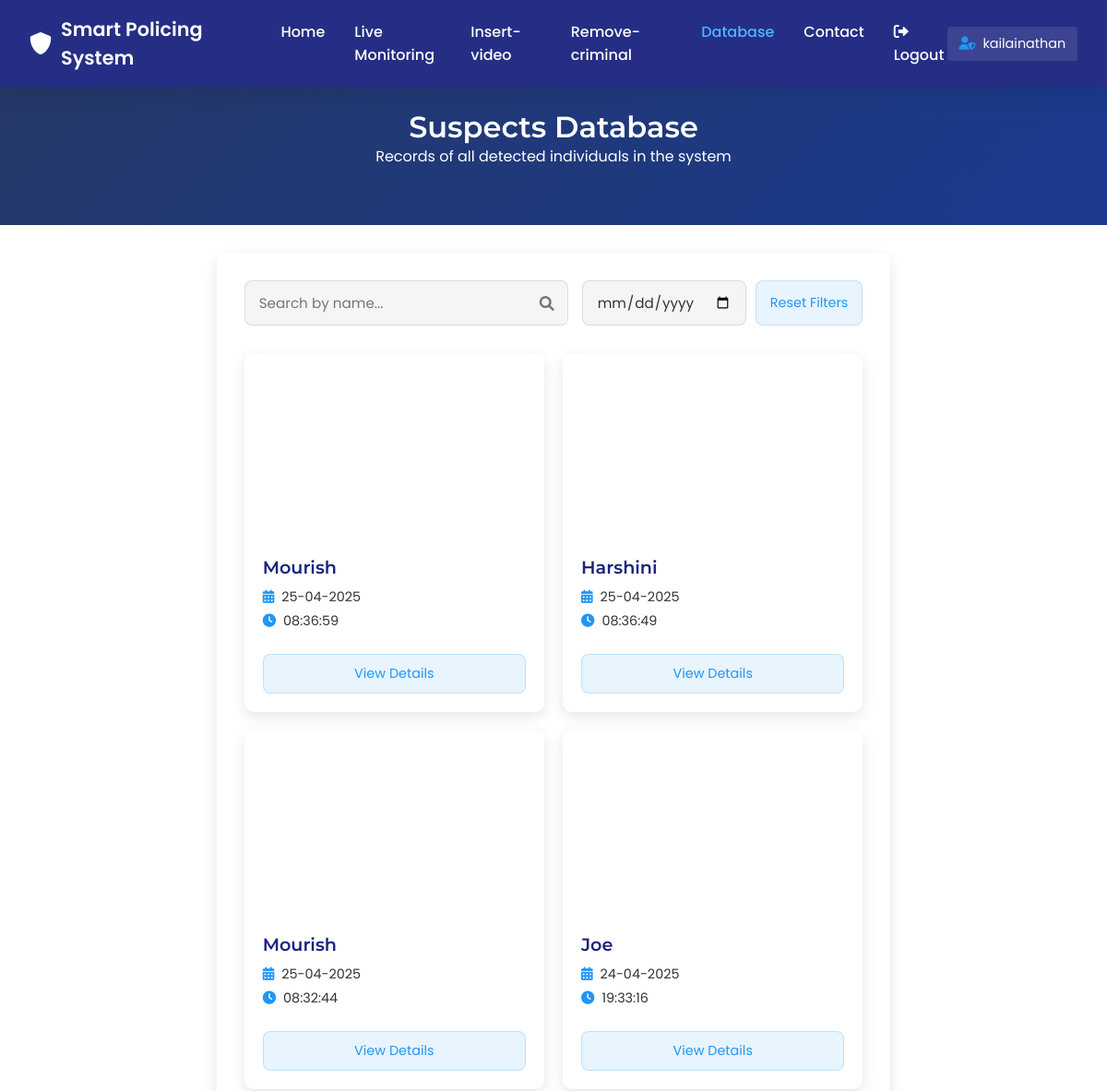
The page /suspects (signed in, upper part) on the database as committed earlier.
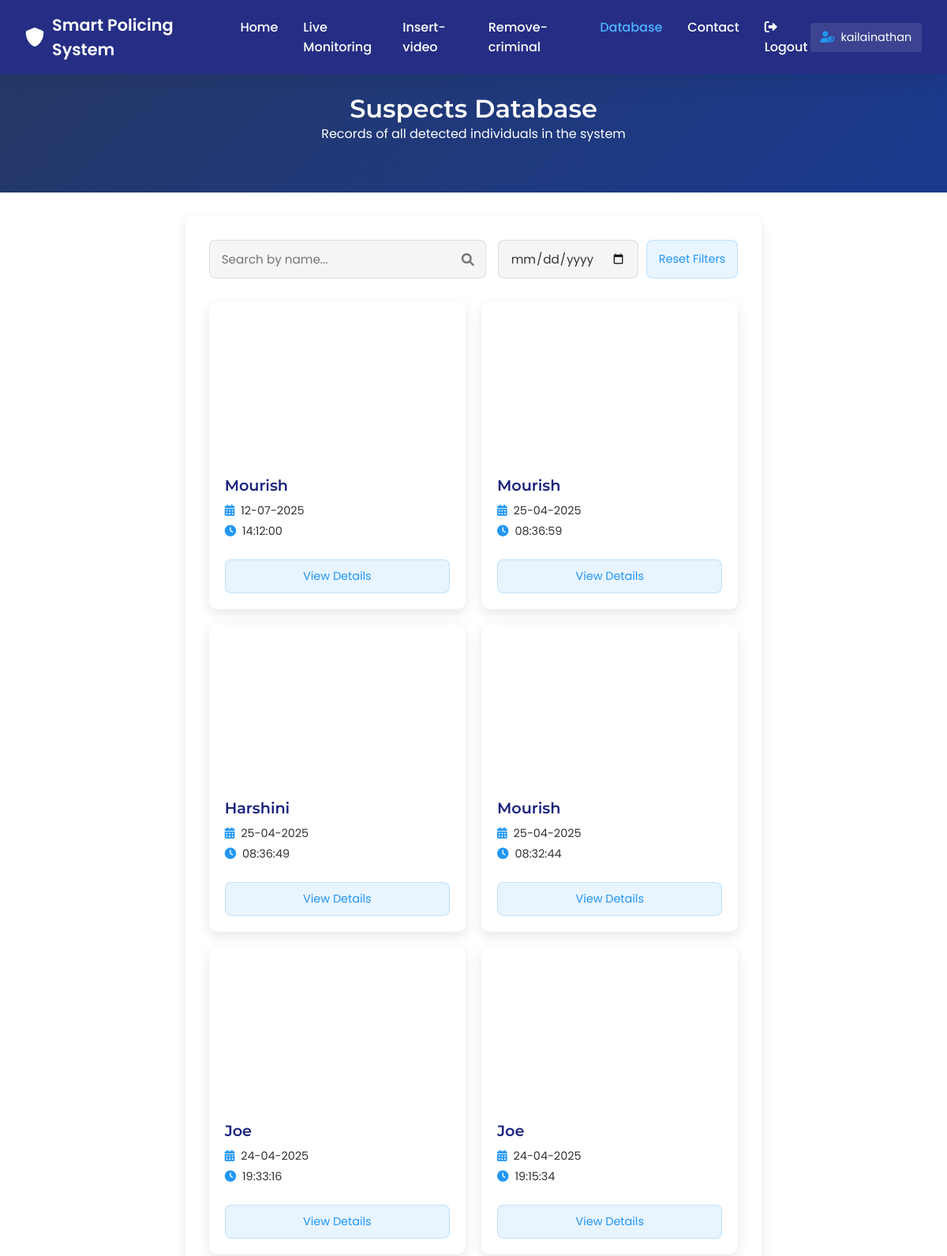
The same page on the database as committed later.
### app.py (models this page shows)
class Suspect(Base):
    __tablename__ = 'suspects'
    id = Column(Integer, primary_key=True)
    suspect_name = Column(String(100), nullable=False)
    image_path = Column(String(255), nullable=False)
    detected_time = Column(DateTime, nullable=False)
    created_at = Column(DateTime, default=datetime.utcnow)

### app.py (the view)
@app.route('/suspects')
def get_suspects():
    if 'badge_number' not in session:
        return redirect(url_for('login'))
    try:
        db = db_session()
        suspects = db.query(Suspect).order_by(Suspect.detected_time.desc()).all()
        suspects_with_images = []
        for suspect in suspects:
            suspect_dict = {
                'id': suspect.id,
                'suspect_name': suspect.suspect_name,
                'image_path': suspect.image_path,
                'detected_time': suspect.detected_time,
                'created_at': suspect.created_at
            }
            try:
                with open(suspect.image_path, 'rb') as img_file:
                    img_data = img_file.read()
                    suspect_dict['image_b64'] = base64.b64encode(img_data).decode('utf-8')
            except Exception as e:
                print(f"Error reading image file: {e}")
                suspect_dict['image_b64'] = ''
            suspects_with_images.append(suspect_dict)
        return render_template('suspects.html', suspects=suspects_with_images)
    except Exception as e:
        flash(f'Error retrieving suspects: {str(e)}', 'error')
        return redirect(url_for('landing'))
    finally:
        db.close()

### app.py (called while the page is built)
@app.teardown_appcontext
def shutdown_session(exception=None):
    db_session.remove()

### templates/suspects.html (shortened to what this page needs)
<!DOCTYPE html>
<html lang="en">
<head>
    <link rel="stylesheet" href="{{ url_for('static', filename='main.css') }}">
    <link href="https://cdnjs.cloudflare.com/ajax/libs/font-awesome/6.0.0/css/all.min.css" rel="stylesheet">
</head>
<body>
    <header>
        <nav class="glass-nav">
            <div class="logo">
                <i class="fas fa-shield-alt"></i>
                Smart Policing System
            </div>
            <ul class="nav-links">
                <li><a href="{{ url_for('landing') }}">Home</a></li>
                <li><a href="{{ url_for('live_mon') }}">Live Monitoring</a></li>
                <li><a href="{{ url_for('newcrim') }}">Insert-video</a></li>
                <li><a href="{{ url_for('delete_face') }}">Remove-criminal</a></li>
                <li><a href="{{ url_for('get_suspects') }}" class="active">Database</a></li>
                <li><a href="{{ url_for('contact') }}">Contact</a></li>
                <li><a href="{{ url_for('logout') }}"><i class="fas fa-sign-out-alt"></i> Logout</a></li>
            </ul>
            <div class="user-info">
                <i class="fas fa-user-shield"></i>
                <span>{{ session.full_name }}</span>
            </div>
        </nav>
    </header>
    <div style="background: linear-gradient(135deg, #253867 0%, #1a3a8f 100%);color: white;text-align:center;height:150px;align-item:center;padding-top:2%;">
        <h1>Suspects Database</h1>
        <p>Records of all detected individuals in the system</p>
    </div>
    <main class="container">
        <section class="suspects-container">
            <div class="filter-controls">
                <div class="search-box">
                    <input type="text" id="suspectSearch" placeholder="Search by name...">
                    <i class="fas fa-search"></i>
                </div>
                <div class="date-filter">
                    <input type="date" id="dateFilter">
                    <button id="resetFilter" class="btn-reset">Reset Filters</button>
                </div>
            </div>
            {% if suspects %}
                <div class="suspects-grid">
                    {% for suspect in suspects %}
                        <div class="suspect-card">
                            <div class="suspect-image" style=""></div>
                            <div class="suspect-info">
                                <h3>{{ suspect.suspect_name }}</h3>
                                <p><i class="fas fa-calendar-alt"></i> {{ suspect.detected_time.strftime('%d-%m-%Y') }}</p>
                                <p><i class="fas fa-clock"></i> {{ suspect.detected_time.strftime('%H:%M:%S') }}</p>
                            </div>
                            <div class="suspect-actions">
                                <button class="btn-view" data-id="{{ suspect.id }}">View Details</button>
                            </div>
                        </div>
                    {% endfor %}
                </div>
            {% else %}
                <div class="no-suspects">
                    <i class="fas fa-exclamation-circle"></i>
                    <p>No suspects found in the database.</p>
                </div>
            {% endif %}
        </section>
    </main>
</body>
</html>

### static/main.css (style rules this page uses)
* { margin: 0; padding: 0; box-sizing: border-box; font-family: 'Poppins', sans-serif; }
body { background-color: #ffffff; min-height: 100vh; display: flex; flex-direction: column; color: #333; }
:root { --primary-color: #1a237e; --secondary-color: #0d47a1; --accent-color: #2196f3; --light-color: #f0f4f8; --dark-color: #1e293b; --text-color: #333; --light-bg: #f5f5f5; --card-shadow: 0 5px 15px rgba(0, 0, 0, 0.1); --transition: all 0.3s ease; }
h1, h2, h3 { font-family: 'Montserrat', sans-serif; font-weight: 600; }
.container { max-width: 1200px; margin: 0 auto; padding: 0 20px; }
header { position: sticky; top: 0; z-index: 100; }
.glass-nav { display: flex; justify-content: space-between; align-items: center; padding: 1rem 2rem; background: rgb(26, 35, 126, 0.95); backdrop-filter: blur(10px); box-shadow: 0 4px 30px rgba(0, 0, 0, 0.1); }
.logo { display: flex; align-items: center; color: white; font-weight: 600; font-size: 1.3rem; }
.logo i { margin-right: 10px; font-size: 24px; }
.nav-links { display: flex; list-style: none; }
.nav-links li { margin-left: 2rem; }
.nav-links a { color: white; text-decoration: none; font-weight: 500; transition: color 0.3s ease; }
.nav-links a:hover, .nav-links a.active { color: #4db5ff; }
.user-info { display: flex; align-items: center; color: white; font-size: 0.9rem; padding: 0.5rem 0.8rem; border-radius: 4px; background-color: rgba(255, 255, 255, 0.1); }
.user-info i { margin-right: 8px; color: var(--accent-color); }
main.container { padding: 30px 20px 60px; }
.suspects-container { background: white; border-radius: 10px; box-shadow: var(--card-shadow); padding: 30px; margin-bottom: 40px; transition: var(--transition); }
.filter-controls { display: flex; justify-content: space-between; margin-bottom: 30px; flex-wrap: wrap; gap: 15px; }
.search-box { position: relative; flex: 1; min-width: 250px; }
.search-box input { width: 100%; padding: 12px 40px 12px 15px; border-radius: 8px; background: var(--light-bg); border: 1px solid rgba(0, 0, 0, 0.1); color: var(--text-color); font-size: 0.95rem; }
.search-box i { position: absolute; right: 15px; top: 50%; transform: translateY(-50%); color: #777; }
.date-filter { display: flex; gap: 10px; }
.date-filter input { padding: 10px 15px; border-radius: 8px; background: var(--light-bg); border: 1px solid rgba(0, 0, 0, 0.1); color: var(--text-color); font-size: 0.95rem; }
.btn-reset { padding: 10px 15px; background: rgba(33, 150, 243, 0.1); border: 1px solid rgba(33, 150, 243, 0.2); border-radius: 8px; color: var(--accent-color); cursor: pointer; font-size: 0.9rem; transition: var(--transition); }
.suspects-grid { display: grid; grid-template-columns: repeat(auto-fill, minmax(300px, 1fr)); gap: 20px; }
.suspect-card { background: white; border-radius: 10px; overflow: hidden; display: flex; flex-direction: column; box-shadow: var(--card-shadow); transition: var(--transition); }
.suspect-image { height: 200px; background-size: cover; background-position: center; }
.suspect-info { padding: 20px; flex: 1; }
.suspect-info h3 { margin-bottom: 10px; font-size: 1.2rem; color: var(--primary-color); }
.suspect-info p { margin-bottom: 5px; font-size: 0.9rem; color: var(--text-color); display: flex; align-items: center; }
.suspect-info p i { margin-right: 8px; color: var(--accent-color); }
.suspect-actions { padding: 0 20px 20px; }
.btn-view { width: 100%; padding: 10px; background: rgba(33, 150, 243, 0.1); border: 1px solid rgba(33, 150, 243, 0.2); border-radius: 8px; color: var(--accent-color); cursor: pointer; font-size: 0.9rem; transition: var(--transition); }

Rows that differ between the two databases and show on the page:
added Suspect: suspect_name "Mourish", detected_time "12-07-2025", detected_time "14:12:00"
now on this page (row unchanged): Suspect: suspect_name "Joe", detected_time "24-04-2025", detected_time "19:15:34"
